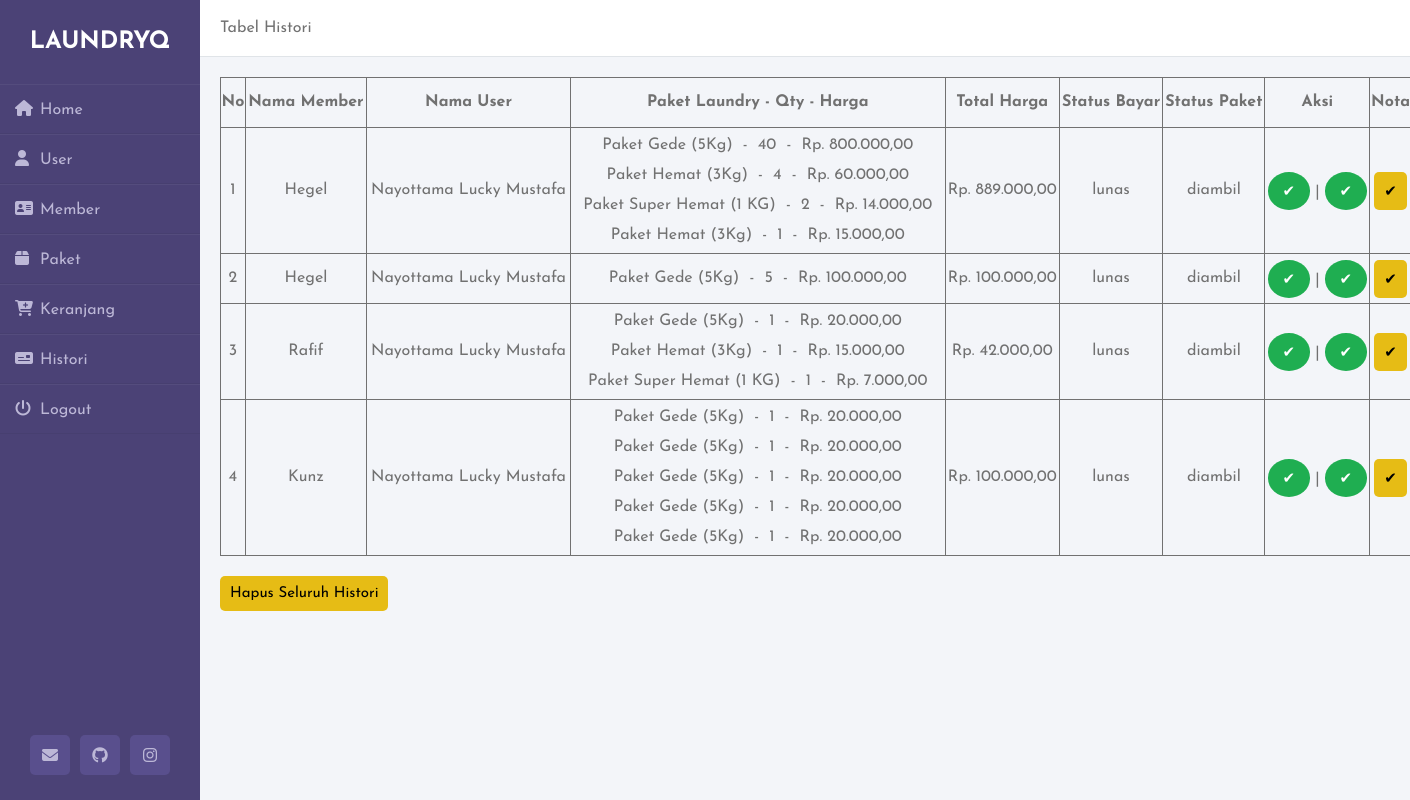
Screenshot of /histori.php (signed in) with the database file from the repository.
### tables this page shows
CREATE TABLE `transaksi` (
  `id_transaksi` int(11) NOT NULL,
  `id_member` int(11) NOT NULL,
  `id_user` int(11) NOT NULL,
  `tgl_transaksi` date NOT NULL,
  `batas_waktu` date NOT NULL,
  `tgl_bayar` date NOT NULL,
  `status_bayar` enum('lunas','belum lunas') NOT NULL,
  `status_order` enum('baru','diproses','selesai','diambil') NOT NULL
);

CREATE TABLE `member` (
  `id_member` int(11) NOT NULL,
  `nama` varchar(100) NOT NULL,
  `alamat` text NOT NULL,
  `jk` enum('L','P') NOT NULL,
  `telp` varchar(20) NOT NULL,
  `kota` text NOT NULL
);

CREATE TABLE `user` (
  `id_user` int(11) NOT NULL,
  `nama` varchar(100) NOT NULL,
  `username` varchar(100) NOT NULL,
  `password` text NOT NULL,
  `role` enum('admin','kasir') NOT NULL,
  `foto` text NOT NULL
);

CREATE TABLE `detail_transaksi` (
  `id_detail_transaksi` int(11) NOT NULL,
  `id_transaksi` int(11) NOT NULL,
  `id_paket` int(11) NOT NULL,
  `qty` int(11) NOT NULL
);

CREATE TABLE `paket` (
  `id_paket` int(11) NOT NULL,
  `nama_paket` varchar(100) NOT NULL,
  `harga` int(11) NOT NULL
);

### histori.php (the view, shortened to what this page needs)
<!DOCTYPE html>
<html lang="en">
<head>
    <link rel="stylesheet" href="css/histori.css">
</head>
<body>
    <?php
        include "header.php";
    ?>
    <div class="main_content">
        <div class="header">Tabel Histori</div>
        <div class="info">
            <table>
                <thead>
                    <tr>
                        <th>No</th>
                        <th>Nama Member</th>
                        <th>Nama User</th>
                        <th>Paket Laundry - Qty - Harga</th>
                        <th>Total Harga</th>
                        <th>Status Bayar</th>
                        <th>Status Paket</th>
                        <th>Aksi</th>
                        <th>Nota</th>
                    </tr>
                </thead>
                <tbody>
                    <?php
                        include "koneksi.php";
                        $qry_histori = mysqli_query($conn, "select transaksi.*, member.nama as nama_member, user.nama as nama_user
                                                            from transaksi
                                                            join user ON user.id_user = transaksi.id_user
                                                            join member ON member.id_member = transaksi.id_member
                                                            order by id_transaksi desc");
                        $no = 0;
                        while ($dt_histori = mysqli_fetch_array($qry_histori)) {
                            $total = 0;
                            $no++;
                            $paket_dibeli = "<ol>";
                            $qry_paket = mysqli_query($conn,"select * from  detail_transaksi join paket on paket.id_paket=detail_transaksi.id_paket where id_transaksi = ".$dt_histori['id_transaksi']);
                            while($dt_paket=mysqli_fetch_array($qry_paket)){
                                $subtotal = 0;
                                $subtotal += $dt_paket['harga'] * $dt_paket['qty'];
                                $paket_dibeli .= "<li class = 'paket'>".$dt_paket['nama_paket']."&nbsp;&nbsp;-&nbsp;&nbsp;".$dt_paket['qty']."&nbsp;&nbsp;-&nbsp;&nbsp;"."Rp. ".number_format($subtotal, 2, ',', '.').""."</li>";
                                $total += $dt_paket['harga'] * $dt_paket['qty'];
                            }
                            $paket_dibeli.="</ol>";
                    ?>
                    <tr>
                        <td><?=$no?></td>
                        <td><?=$dt_histori['nama_member']?></td>
                        <td><?=$dt_histori['nama_user']?></td>
                        <td><?=$paket_dibeli?></td>
                        <td>
                            <?php
                            echo "Rp. ".number_format($total, 2, ',', '.')."";
                        ?>
                        </td>
                        <td><?=$dt_histori['status_bayar']?></td>
                        <td><?=$dt_histori['status_order']?></td>
                        <td>
                            <?php
                            if ($dt_histori['status_bayar'] == "belum lunas") {
                            ?>
                            <a href="ubah_status.php?id_transaksi=<?=$dt_histori['id_transaksi']?>"><button>Lunas</button></a> |
                            <?php
                            } else {
                            ?>
                            <a href="#"><button class = "done">✔</button></a> |
                            <?php
                            }
                            ?>
                            <?php
                            if ($dt_histori['status_order'] == "baru") {
                            ?>
                            <a href="ubah_status_paket.php?id_transaksi=<?=$dt_histori['id_transaksi']?>&status_order=diproses"><button>Diproses</button></a>
                            <?php
                            } elseif ($dt_histori['status_order'] == "diproses") {
                            ?>
                            <a href="ubah_status_paket.php?id_transaksi=<?=$dt_histori['id_transaksi']?>&status_order=selesai"><button>Selesai</button></a>
                            <?php
                            } elseif ($dt_histori['status_order'] == "selesai") {
                            ?>
                            <a href="ubah_status_paket.php?id_transaksi=<?=$dt_histori['id_transaksi']?>&status_order=diambil"><button>Diambil</button></a>
                            <?php
                            } elseif ($dt_histori['status_order'] == "diambil") {
                            ?>
                            <a href="#"><button class = "done">✔</button></a>
                            <?php
                            }
                            ?>
                        </td>
                        <?php
                        if ($dt_histori['status_bayar'] == "lunas" and $dt_histori['status_order'] == "diambil") {
                        ?>
                        <td><a href="nota.php?id_transaksi=<?=$dt_histori['id_transaksi']?>"><button>✔</button></a></td>
                        <?php
                        } else {
                        ?>
                        <td><button>❌</button></td>
                        <?php
                            }
                        ?>
                    </tr>
                    <?php
                        }
                    ?>
                </tbody>
            </table>
            <a href="hapus_histori.php" onclick = "return confirm('Yakin menghapus seluruh histori?');"><button>Hapus Seluruh Histori</button></a>
        </div>
    </div>
</body>
</html>

### header.php (shortened to what this page needs)
<!DOCTYPE html>
<html lang="en">
<head>
	<link rel="stylesheet" href="css/header.css">
</head>
<body>
<div class="wrapper">
    <div class="sidebar">
        <h2><i class="fa-solid fa-washing-machine"></i>LaundryQ</h2>
        <ul>
            <li><a href="home.php"><i class="fas fa-home"></i>Home</a></li>
            <?php
            if ($_SESSION['role'] == 'admin'){
            ?>
            <li><a href="user.php"><i class="fas fa-user"></i>User</a></li>
            <li><a href="member.php"><i class="fas fa-address-card"></i>Member</a></li>
            <li><a href="paket.php"><i class="fas fa-box"></i>Paket</a></li>
            <?php
            }
            ?>
            <li><a href="keranjang.php"><i class="fas fa-cart-plus"></i>Keranjang</a></li>
            <li><a href="histori.php"><i class="fas fa-money-check"></i>Histori</a></li>
            <li><a href="logout.php"><i class="fas fa-power-off"></i>Logout</a></li>
        </ul>
        <div class="social_media">
          <a href="#"><i class="fas fa-envelope"></i></a>
          <a href="https://github.com/Nay45"><i class="fab fa-github"></i></a>
          <a href="https://www.instagram.com/nayottama.lucky/"><i class="fab fa-instagram"></i></a>
      </div>
    </div>
</div>
</body>
</html>

### css/histori.css (style rules this page uses)
.main_content { width: 100%; margin-left: 200px; }
.main_content .header { padding: 20px; background: #fff; color: #717171; border-bottom: 1px solid #e0e4e8; }
.main_content .info { margin: 20px; color: #717171; line-height: 25px; }
table, th, td { border: 1px solid; border-collapse: collapse; text-align: center; }
table { width: 87%; margin-bottom: 20px; }
th, td { height: 50px; }
button { padding: 10px; border-radius: 5px; background-color: #e6bc15; border: none; font-size: 15px; }
.done { background-color: #1fae51; color: white; padding: 10px 15px; border-radius: 50%; }
ol li ,.paket { margin: 5px; }

### css/header.css (style rules this page uses)
* { margin: 0; padding: 0; box-sizing: border-box; list-style: none; text-decoration: none; font-family: 'Josefin Sans', sans-serif; }
body { background-color: #f3f5f9; }
.wrapper { display: flex; position: relative; }
.wrapper .sidebar { width: 200px; height: 100%; background: #4b4276; padding: 30px 0px; position: fixed; }
.wrapper .sidebar h2 { color: #fff; text-transform: uppercase; text-align: center; margin-bottom: 30px; }
.wrapper .sidebar ul li { padding: 15px; border-bottom: 1px solid #bdb8d7; border-bottom: 1px solid rgba(0,0,0,0.05); border-top: 1px solid rgba(255,255,255,0.05); }
.wrapper .sidebar ul li a { color: #bdb8d7; display: block; }
.wrapper .sidebar ul li a .fas { width: 25px; }
.wrapper .sidebar .social_media { position: absolute; bottom: 0; left: 50%; transform: translateX(-50%); display: flex; }
.wrapper .sidebar .social_media a { display: block; width: 40px; background: #594f8d; height: 40px; line-height: 45px; text-align: center; margin: 0 5px; color: #bdb8d7; border-radius: 5px; margin-bottom: 25px; }

### rows the page displays
transaksi: id_member.nama "Hegel", id_user.nama "Nayottama Lucky Mustafa", total "889.000,00", status_bayar "lunas", status_order "diambil"
detail_transaksi: id_paket.nama_paket "Paket Gede (5Kg)", qty "40", subtotal "800.000,00"
detail_transaksi: id_paket.nama_paket "Paket Hemat (3Kg)", qty "4", subtotal "60.000,00"
detail_transaksi: id_paket.nama_paket "Paket Super Hemat (1 KG)", qty "2", subtotal "14.000,00"
detail_transaksi: id_paket.nama_paket "Paket Hemat (3Kg)", qty "1", subtotal "15.000,00"
transaksi: id_member.nama "Hegel", id_user.nama "Nayottama Lucky Mustafa", total "100.000,00", status_bayar "lunas", status_order "diambil"
detail_transaksi: id_paket.nama_paket "Paket Gede (5Kg)", qty "5", subtotal "100.000,00"
transaksi: id_member.nama "Rafif", id_user.nama "Nayottama Lucky Mustafa", total "42.000,00", status_bayar "lunas", status_order "diambil"
detail_transaksi: id_paket.nama_paket "Paket Gede (5Kg)", qty "1", subtotal "20.000,00"
detail_transaksi: id_paket.nama_paket "Paket Hemat (3Kg)", qty "1", subtotal "15.000,00"
detail_transaksi: id_paket.nama_paket "Paket Super Hemat (1 KG)", qty "1", subtotal "7.000,00"
transaksi: id_member.nama "Kunz", id_user.nama "Nayottama Lucky Mustafa", total "100.000,00", status_bayar "lunas", status_order "diambil"
detail_transaksi: id_paket.nama_paket "Paket Gede (5Kg)", qty "1", subtotal "20.000,00"
detail_transaksi: id_paket.nama_paket "Paket Gede (5Kg)", qty "1", subtotal "20.000,00"
detail_transaksi: id_paket.nama_paket "Paket Gede (5Kg)", qty "1", subtotal "20.000,00"
detail_transaksi: id_paket.nama_paket "Paket Gede (5Kg)", qty "1", subtotal "20.000,00"
detail_transaksi: id_paket.nama_paket "Paket Gede (5Kg)", qty "1", subtotal "20.000,00"
